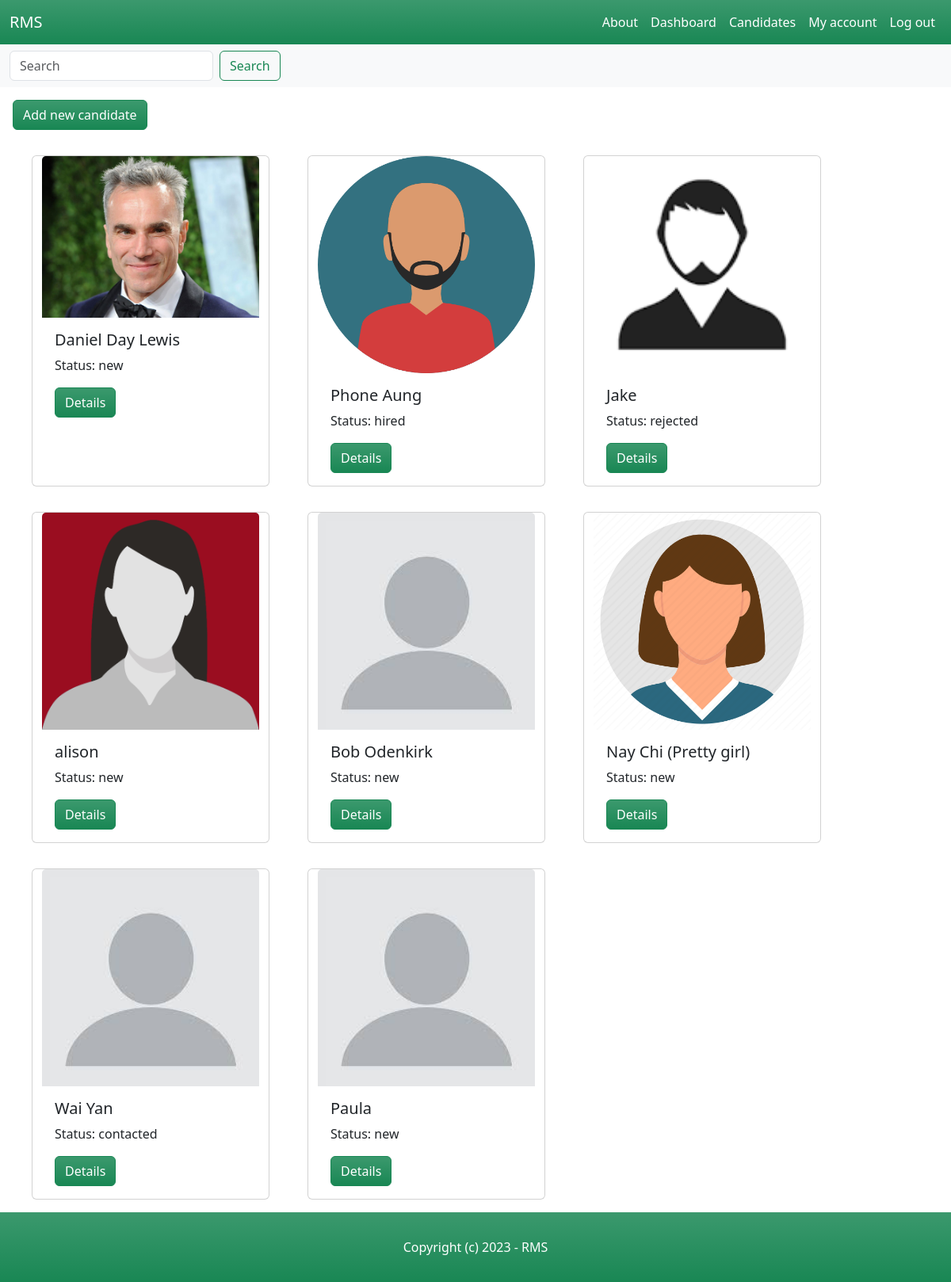
The app's page /dashboard/candidates/ (signed in) with its own data.
### candidate/models.py (models this page shows, shortened)
class Candidate(models.Model):
    NEW = 'new'
    CONTACTED = 'contacted'
    INTERVIEWED = 'interviewed'
    HIRED = 'hired'
    REJECTED = 'rejected'
    CHOICES_STATUS = (
        (NEW, 'New'),
        (CONTACTED, 'Contacted'),
        (INTERVIEWED, 'Interviewed'),
        (HIRED, 'Hired'),
        (REJECTED, 'Rejected'),
    )
    name = models.CharField(max_length=255)
    description = models.TextField(blank=True, null=True)
    status = models.CharField(max_length=11, choices=CHOICES_STATUS, default=NEW)
    email = models.EmailField()
    phone = models.PositiveIntegerField()
    image = models.ImageField(upload_to='candidate_images', default='default_image.jpg', blank=True, null=True)
    resume = models.FileField(upload_to='resumes/', blank=True, null=True)
    is_active = models.BooleanField(default=True)
    created_by = models.ForeignKey(User, related_name='candidates', on_delete=models.CASCADE)
    created_at = models.DateTimeField(auto_now_add=True)
    modified_at = models.DateTimeField(auto_now=True)
    last_modified_by = models.ForeignKey(User, related_name='candidate', blank=True, null=True, on_delete=models.CASCADE)

### candidate/views.py (the view)
# urls.py: path('', views.candidates_list, name='candidates_list'),
@login_required
def candidates_list(request):
    candidates = Candidate.objects.filter(is_active=True)
    query = request.GET.get('query')
    if query:
        candidates = candidates.filter(name__icontains=query)
    return render(request, 'candidate/candidate_list.html', {
        'candidates': candidates,
        'query': query,
    })

### candidate/templates/candidate/candidate_list.html (shortened to what this page needs)
{% extends 'core/base.html' %}
{% block content %}
    <nav class="navbar bg-body-tertiary">
        <div class="container-fluid">
            <form method="get" action="{% url 'candidates_list' %}?query={{ query }}" class="d-flex" role="search">
                <input name="query" class="form-control me-2" type="search" placeholder="Search" aria-label="Search">
                <button class="btn btn-outline-success" type="submit">Search</button>
            </form>
        </div>
    </nav>
    <button class="mx-3 my-3 btn btn-success bg-gradient"><a class="nav-link text-white" href="{% url 'add_candidate' %}">Add new candidate</a></button>
    {% if candidates %}
    <div class="row mx-3">
        {% for candidate in candidates %}
        <div class="card mx-4 my-3" style="width: 300px;">
            <img src="{{ candidate.image.url }}" class="card-img-top" alt="{{ candidate.name }}">
            <div class="card-body">
                <h5 class="card-title">{{ candidate.name }}</h5>
                <p class="card-text">Status: {{ candidate.status }}</p>
                <a href="{% url 'candidate_details' candidate.id %}" class="btn btn-success bg-gradient">Details</a>
            </div>
        </div>
        {% endfor %}
    </div>
    {% else %}
        <div class="row mx-3">
            <p>no candidates found</p>
        </div>
    {% endif %}
{% endblock %}

### records on screen
Candidate: image (picture), name "Daniel Day Lewis", status "new"
Candidate: image (picture), name "Phone Aung", status "hired"
Candidate: image (picture), name "Jake", status "rejected"
Candidate: image (picture), name "alison", status "new"
Candidate: image (placeholder picture), name "Bob Odenkirk", status "new"
Candidate: image (picture), name "Nay Chi (Pretty girl)", status "new"
Candidate: image (placeholder picture), name "Wai Yan", status "contacted"
Candidate: image (placeholder picture), name "Paula", status "new"
